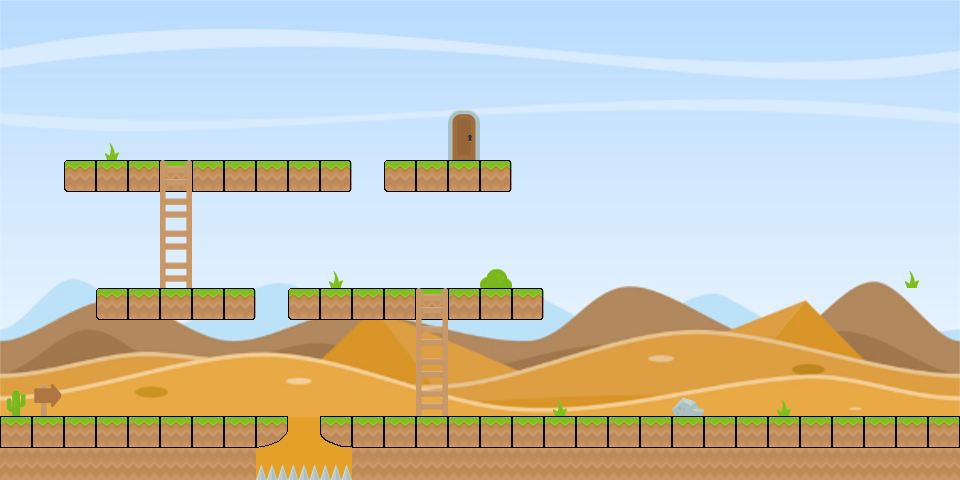

This is a level from a 2D game, rendered from its Tiled map with the project's own tilesets. A one-line summary and the map file follow, with tile-layer data summarised:
An orthogonal 30x15 tile map with 32x32 px tiles, 7 tile layers (background, water, ice, unblocked, ...), 4 tilesets.

<map version="1.0" orientation="orthogonal" renderorder="right-down" width="30" height="15" tilewidth="32" tileheight="32" nextobjectid="8">
 <tileset firstgid="1" name="spritesheet_tiles" tilewidth="32" tileheight="32" tilecount="128" columns="8">
  <image source="../spritesheets/spritesheet_tiles.png" trans="ff00ff" width="256" height="512" />
 </tileset>
 <tileset firstgid="129" name="spritesheet_ground2" tilewidth="32" tileheight="32" tilecount="128" columns="8">
  <image source="../spritesheets/spritesheet_ground2.png" trans="ff00ff" width="256" height="512" />
 </tileset>
 <tileset firstgid="257" name="spritesheet_items" tilewidth="32" tileheight="32" tilecount="32" columns="8">
  <image source="../spritesheets/spritesheet_items.png" trans="ff00ff" width="256" height="128" />
 </tileset>
 <tileset firstgid="289" name="newdesert" tilewidth="32" tileheight="32" tilecount="450" columns="30">
  <image source="../backgrounds/newdesert.jpg" trans="ff00ff" width="960" height="480" />
 </tileset>
 <layer name="background" width="30" height="15">
  <data>[450 cells, 450 non-empty, 450 distinct tile ids]</data>
 </layer>
 <layer name="water" width="30" height="15">
  <data>[450 cells, 3 non-empty, 1 distinct tile ids]</data>
 </layer>
 <layer name="ice" width="30" height="15">
  <data>[450 cells, 0 non-empty, 0 distinct tile ids]</data>
 </layer>
 <layer name="unblocked" width="30" height="15">
  <data>[450 cells, 8 non-empty, 4 distinct tile ids]</data>
 </layer>
 <layer name="blocked" width="30" height="15">
  <data>[450 cells, 83 non-empty, 7 distinct tile ids]</data>
 </layer>
 <layer name="ladder" width="30" height="15">
  <data>[450 cells, 8 non-empty, 2 distinct tile ids]</data>
 </layer>
 <layer name="door" width="30" height="15">
  <data>[450 cells, 2 non-empty, 2 distinct tile ids]</data>
 </layer>
</map>
